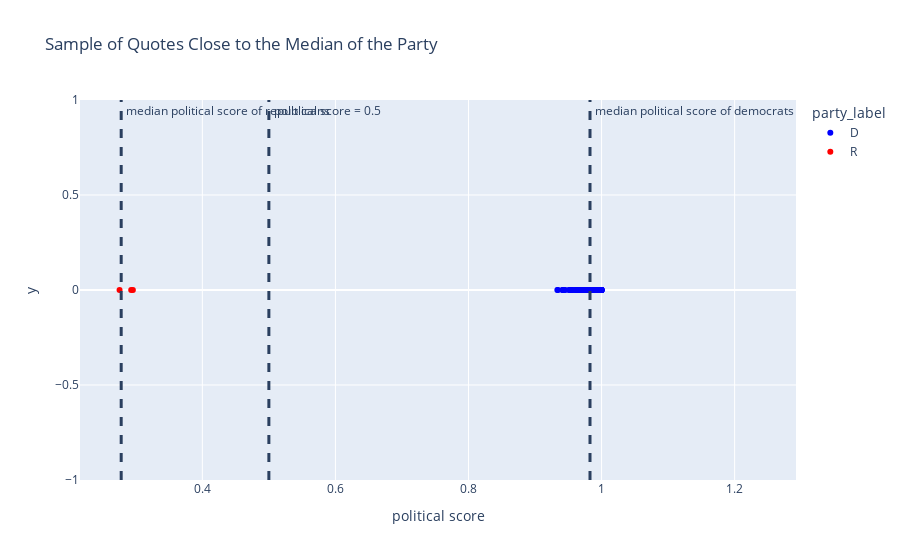
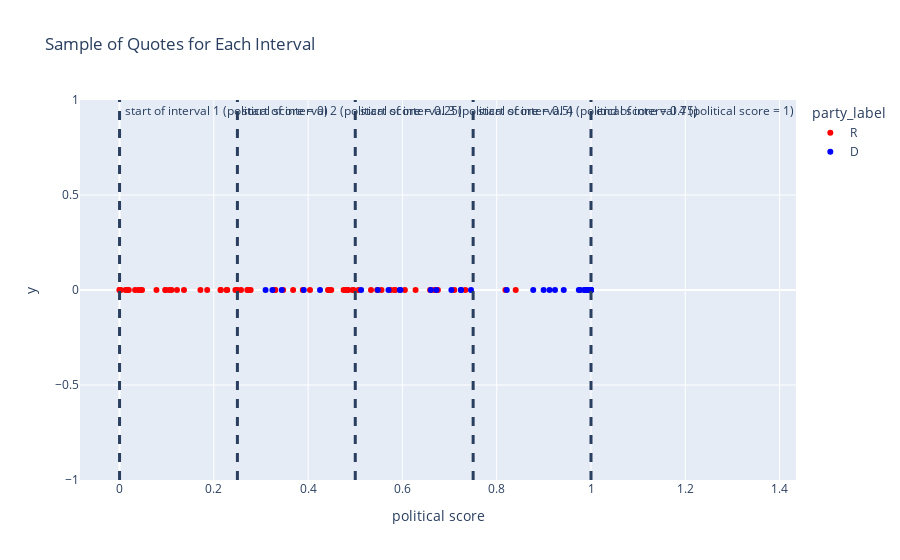

Here is the notebook cell these charts were saved with, in order:
### Code cell
fig,fig2,fig3 = plot_topic_opinions(res,keywords,sample_size = 100)

### Figure 1 — Plotly figure (JSON) as saved in the notebook; plotly's stock layout.template omitted (floating-point values rounded to 4 significant figures; data arrays with more than 128 entries replaced by an {"elided": "..."} marker saying what was removed)
{"data": [{"customdata": {"elided": "97x3 str values"}, "hovertemplate": "party_label=%{customdata[0]}<br>political score=%{x}<br>y=%{y}<br>quotation=%{customdata[1]}<br>speaker=%{customdata[2]}<extra></extra>", "legendgroup": "D", "marker": {"color": "blue", "symbol": "circle"}, "mode": "markers", "name": "D", "orientation": "v", "showlegend": true, "type": "scatter", "x": [0.9719, 0.9917, 0.9917, 0.9637, 0.9985, 0.9599, 0.9411, 0.9658, 0.9969, 0.9685, 0.9936, 0.973, 0.9971, 0.9426, 0.9335, 0.9981, 0.9795, 0.9961, 0.9946, 0.9946, 0.9681, 0.9994, 0.9799, 0.9994, 0.9951, 0.9813, 0.9623, 0.977, 0.9538, 0.9965, 0.9994, 1.0, 0.9988, 0.969, 0.9972, 0.9989, 0.9801, 0.9515, 0.9937, 0.9968, 0.989, 0.9991, 0.9547, 0.9918, 0.9971, 0.9982, 0.9543, 0.9985, 0.9907, 0.9997, 0.9997, 0.9997, 0.9799, 0.9713, 0.9943, 0.9889, 0.9924, 1.0, 0.9776, 0.9976, 0.9909, 0.9987, 0.9823, 0.9919, 0.9762, 0.9344, 0.9985, 0.9812, 1.0, 0.9998, 0.9995, 1.0, 0.9799, 0.9994, 0.9978, 0.9517, 0.984, 0.9622, 0.942, 0.9893, 0.9941, 0.9923, 0.9991, 0.9917, 0.9912, 0.9747, 0.9457, 0.9968, 0.9948, 0.9871, 0.9572, 0.9707, 0.9994, 0.9944, 0.9782, 0.9991, 0.9717], "xaxis": "x", "y": [0, 0, 0, 0, 0, 0, 0, 0, 0, 0, 0, 0, 0, 0, 0, 0, 0, 0, 0, 0, 0, 0, 0, 0, 0, 0, 0, 0, 0, 0, 0, 0, 0, 0, 0, 0, 0, 0, 0, 0, 0, 0, 0, 0, 0, 0, 0, 0, 0, 0, 0, 0, 0, 0, 0, 0, 0, 0, 0, 0, 0, 0, 0, 0, 0, 0, 0, 0, 0, 0, 0, 0, 0, 0, 0, 0, 0, 0, 0, 0, 0, 0, 0, 0, 0, 0, 0, 0, 0, 0, 0, 0, 0, 0, 0, 0, 0], "yaxis": "y"}, {"customdata": [["R", "Florida has so much at stake, and some of the politicians are now trying to talk about addressing the problems, still without using the words `climate change, '", "Donald Trump"], ["R", "I believe climate change is real. I believe man has an impact.", "Neil Chatterjee"], ["R", "playing to his green, anti-fossil fuel, climate-change crowd,", "Pete Hoekstra"]], "hovertemplate": "party_label=%{customdata[0]}<br>political score=%{x}<br>y=%{y}<br>quotation=%{customdata[1]}<br>speaker=%{customdata[2]}<extra></extra>", "legendgroup": "R", "marker": {"color": "red", "symbol": "circle"}, "mode": "markers", "name": "R", "orientation": "v", "showlegend": true, "type": "scatter", "x": [0.2931, 0.2956, 0.2756], "xaxis": "x", "y": [0, 0, 0], "yaxis": "y"}], "layout": {"annotations": [{"showarrow": false, "text": " political score = 0.5", "x": 0.5, "xanchor": "left", "xref": "x", "y": 1, "yanchor": "top", "yref": "y domain"}, {"showarrow": false, "text": " median political score of republicans", "x": 0.2781, "xanchor": "left", "xref": "x", "y": 1, "yanchor": "top", "yref": "y domain"}, {"showarrow": false, "text": " median political score of democrats", "x": 0.9826, "xanchor": "left", "xref": "x", "y": 1, "yanchor": "top", "yref": "y domain"}], "legend": {"title": {"text": "party_label"}, "tracegroupgap": 0}, "shapes": [{"line": {"dash": "dash", "width": 3}, "type": "line", "x0": 0.5, "x1": 0.5, "xref": "x", "y0": 0, "y1": 1, "yref": "y domain"}, {"line": {"dash": "dash", "width": 3}, "type": "line", "x0": 0.2781, "x1": 0.2781, "xref": "x", "y0": 0, "y1": 1, "yref": "y domain"}, {"line": {"dash": "dash", "width": 3}, "type": "line", "x0": 0.9826, "x1": 0.9826, "xref": "x", "y0": 0, "y1": 1, "yref": "y domain"}], "title": {"text": "Sample of Quotes Close to the Median of the Party"}, "xaxis": {"anchor": "y", "domain": [0, 1], "title": {"text": "political score"}}, "yaxis": {"anchor": "x", "domain": [0, 1], "title": {"text": "y"}}}}

### Figure 2 — Plotly figure (JSON) as saved in the notebook; plotly's stock layout.template omitted (floating-point values rounded to 4 significant figures; data arrays with more than 128 entries replaced by an {"elided": "..."} marker saying what was removed)
{"data": [{"customdata": {"elided": "61x3 str values"}, "hovertemplate": "party_label=%{customdata[0]}<br>political score=%{x}<br>y=%{y}<br>quotation=%{customdata[1]}<br>speaker=%{customdata[2]}<extra></extra>", "legendgroup": "R", "marker": {"color": "red", "symbol": "circle"}, "mode": "markers", "name": "R", "orientation": "v", "showlegend": true, "type": "scatter", "x": [0.0001677, 0.1367, 0.1859, 0.01263, 0.2268, 0.002445, 0.1054, 0.03296, 0.2457, 0.2285, 0.09734, 0.04771, 0.1716, 4.707e-06, 0.04408, 0.0005349, 0.2147, 0.017, 0.07828, 0.0397, 0.1218, 0.2143, 0.09714, 0.1103, 0.01964, 0.4753, 0.4422, 0.2729, 0.404, 0.2577, 0.3682, 0.3295, 0.3302, 0.3469, 0.4849, 0.4831, 0.4964, 0.2709, 0.4941, 0.2503, 0.4794, 0.4491, 0.2781, 0.4448, 0.3886, 0.5066, 0.5831, 0.5556, 0.6588, 0.6279, 0.5333, 0.7335, 0.6753, 0.5846, 0.7101, 0.6052, 0.5464, 0.5751, 0.6674, 0.8185, 0.8403], "xaxis": "x", "y": [0, 0, 0, 0, 0, 0, 0, 0, 0, 0, 0, 0, 0, 0, 0, 0, 0, 0, 0, 0, 0, 0, 0, 0, 0, 0, 0, 0, 0, 0, 0, 0, 0, 0, 0, 0, 0, 0, 0, 0, 0, 0, 0, 0, 0, 0, 0, 0, 0, 0, 0, 0, 0, 0, 0, 0, 0, 0, 0, 0, 0], "yaxis": "y"}, {"customdata": [["D", "The world is going through a profound crisis and could be on the brink of a time of war, French President Emmanuel Macron said in a speech..., calling for a global effort to address the dangers of inequality, unchecked technology and climate change...' I think that chaos is here. And I think it is our generation's responsibility not to wait for a new war but to look at the world as it is,' Macron said.' I believe that today we are on the brink, if we don't take care, of a time of war. And that war is present in our democracies-it's the profound crisis we're going through. We can choose to be sleepwalkers. But if we want true progress we need to make some serious commitments,' he said.", "Tom Miles"], ["D", "Why can't the president just say whether or not he believes in man-made climate change,", "George Stephanopoulos"], ["D", "It is not a coincidence that immediately prior to the civil war in Syria, the country experienced the worst drought on record.... Now, I'm not telling you that the crisis in Syria was caused by climate change. No, obviously, it wasn't. It was caused by a brutal dictator who barrel-bombed, starved, tortured and gassed his own people. But the devastating drought clearly made a bad situation a lot worse.", "John Kerry"], ["D", "exceeded her constitutional authority by attempting to shut down a viewpoint on an issue of scientific debate -- climate change.", "Maura Healey"], ["D", "continues his pursuit of misguided policies, including his radical climate change agenda.", "Barack Obama"], ["D", "Four years ago, I was in a national TV debate. And the moderator said, Senator Sanders, what do you consider to be a major foreign policy and national security crisis. And I think they expected me to say Al Qaeda, ISIS, which are very serious threats to this country. But I responded and I said the major national security crisis we face is climate change. And the moderator actually laughed. Well they are not laughing today.", "Bernie Sanders"], ["D", "His nomination is all too typical of the anti-science agenda and the know-nothingism pushed by President Trump and his administration. But President Trump already knew that when he nominated Mr. Clovis, and that is not why his nomination was abruptly pulled today. Not because of his association with birtherism or as a climate change denier, or his other repugnant assertions.", "Patrick Leahy"], ["D", "the organization is arguably best known for its work disputing the science of climate change, and the corporations' support comes at a time when the think tank has played an outsized role in the Trump administration.", "Sheldon Whitehouse"], ["D", "The truth of the matter is, we don't know for certain whether this increase, this up-tempo you guys are going through the last 15 years, is because of climate change,", "Joe Biden"], ["D", "Donald Trump called climate change a hoax invented by the Chinese.", "Hillary Clinton"], ["D", "Russia and [ President Vladimir ] Putin has been very bad, as far as I know, on climate change. They have a lot of oil, oil is important for their economy, they make a lot of money on oil.", "Bernie Sanders"], ["D", "Wherever we can compromise with the governor without hurting middle-class families, Democrats have worked to find common ground so we can get the governor to work with us and pass a balanced budget, but he has refused to do so. Per the governor's request, House Democrats have voted to cut property taxes, reform workers' compensation, make changes that will improve the business climate and level the playing field for small and medium-sized businesses, reform the state procurement code and sell the Thompson Center. With each attempt to meet Governor Rauner halfway, we urged him to return to the table to negotiate a state budget. The governor refused.", "Michael Madigan"], ["D", "At Gibson Dunn, he will focus on high-stakes environmental litigation, investigations and enforcement defense, and cutting-edge environmental policy matters, including those relating to global climate change policies and regulations,", "Gene Green"], ["D", "As a peninsula with thousands of miles of coastline, Florida is uniquely exposed to the risks of climate change,", "Ben Diamond"], ["D", "We know that climate change is real and impacts the way our Armed Forces carry out their missions in different parts of the globe,", "Jack Reed"], ["D", "But what are the jobs of the future if... we're already having troubles delivering water in drought years? What's it going to be like in 10 years when we don't have snowpack anymore because of climate change? This is not science fiction.", "Laura Friedman"], ["D", "are on the front lines fighting to protect our residents, the global community, and future generations from the dangers of climate change.", "Maura Healey"], ["D", "The framework is promising. Mixing housing, manufacturing jobs, open space and public transportation -- and planning for climate change and equity factors -- is all a step in the right direction.", "Libby Schaaf"], ["D", "John Kerry, the former senator and secretary of state, has formed a new bipartisan coalition of world leaders, military brass and Hollywood celebrities to push for public action to combat climate change.", "John Kerry"], ["D", "This important step keeps Connecticut and all of New England from back sliding on addressing climate change. Now we can renew our focus on offshore wind and other renewable energy resources to fully transition to a clean energy grid by 2040.", "Ned Lamont"], ["D", "She listens, she cares, and she brings people together; that's the secret to her success. Whether we're recovering from storms or addressing critical issues like housing, climate change, gun violence, and income inequality, Stephanie never hesitates to roll up her sleeves and deliver for Orlando. I whole-heartedly endorse her re-election.", "Buddy Dyer"], ["D", "getting big money out of politics, obscene wealth and income inequality, climate change and affordable college education,", "Bernie Sanders"], ["D", "He made fun of me for talking about climate change in the middle of blizzard, and he called me `snow woman, '", "Amy Klobuchar"], ["D", "Climate change is a massive challenge, but the only way to take it on is by putting points on the board right now. By capturing the power from geothermal hotspots in the ground and from ocean waves, tides and currents, our nation has the potential to power millions of homes and businesses with clean, renewable energy,", "Ron Wyden"], ["D", "Climate change, as I think you would agree, acts as a force multiplier in extreme weather conditions, and I think it's important that this committee understand how toxic Superfund sites are impacted by these disasters as we've been discussing,", "Kamala Harris"], ["D", "In addition to doing nothing to stop the offshoring of jobs, the deal is a giveaway to the fossil fuel industry at a time when climate change threatens our planet.", "Bernie Sanders"], ["D", "Without global action to drastically curb carbon pollution, climate change threatens the safety and security of the planet, especially in places like Hawai? i where we are already experiencing its' devastating effects,", "Tulsi Gabbard"], ["D", "We know we need to protect our children's health and futures by combating climate change and accelerating the transition to a clean-energy economy,", "Hillary Clinton"], ["D", "I'm running for president because I am the only candidate who will make defeating climate change our nation's number-one priority,", "Jay Inslee"], ["D", "In Paris, we came together around the most ambitious agreement in history about climate change, an agreement that, even with the temporary absence of American leadership, can still give our children a fighting chance,", "Barack Obama"], ["D", "running for president because I'm the only candidate who will make defeating climate change our nation's number one priority", "Jay Inslee"], ["D", "For a series of video exploring the reality of climate change and threat it poses to our very way of life. So please, like and share this video and stay tuned for more,", "Al Franken"], ["D", "It's time to end denial about [ climate change ] and start listening to the facts. This is about science, science, science.", "Nancy Pelosi"], ["D", "Today, we are underscoring the Administration's commitment to finding common sense ways to cut methane -- a potent greenhouse gas fueling climate change -- and other harmful pollution from the oil and gas sector,", "Gina McCarthy"], ["D", "As Obama pushes for an international consensus to battle global warming ahead of the United Nations conference on climate change this fall, White House aides cite the power of the pope's passionate entreaties to Christians worldwide about caring for the creation,", "Barack Obama"], ["D", "I will ensure Endangered Species Act designations and classifications are created based on scientific facts, incorporating both the current and projected effects of climate change, reversing this administration's actions.", "Julián Castro"], ["D", "What's Darfur all about, Darfur is all about the fact that sub-Saharan desert -- because of the change in climate -- no longer had enough arable land.", "Joe Biden"], ["D", "The idea is quite simple: unleash markets to tackle climate change,", "Brian Schatz"], ["D", "Californians are feeling the impacts of climate change here and now, and they want us to find solutions,", "Toni Atkins"]], "hovertemplate": "party_label=%{customdata[0]}<br>political score=%{x}<br>y=%{y}<br>quotation=%{customdata[1]}<br>speaker=%{customdata[2]}<extra></extra>", "legendgroup": "D", "marker": {"color": "blue", "symbol": "circle"}, "mode": "markers", "name": "D", "orientation": "v", "showlegend": true, "type": "scatter", "x": [0.3441, 0.3908, 0.3097, 0.4252, 0.3242, 0.5124, 0.5705, 0.7039, 0.5944, 0.7243, 0.7241, 0.6602, 0.6721, 0.596, 0.7454, 0.5478, 0.996, 0.9771, 0.912, 0.9971, 0.9954, 0.9997, 0.9857, 0.9898, 0.8995, 0.9991, 0.9999, 0.9982, 0.9996, 0.9998, 0.9996, 0.9421, 0.993, 0.9999, 0.8213, 0.9236, 0.9867, 0.8775, 0.9742], "xaxis": "x", "y": [0, 0, 0, 0, 0, 0, 0, 0, 0, 0, 0, 0, 0, 0, 0, 0, 0, 0, 0, 0, 0, 0, 0, 0, 0, 0, 0, 0, 0, 0, 0, 0, 0, 0, 0, 0, 0, 0, 0], "yaxis": "y"}], "layout": {"annotations": [{"showarrow": false, "text": " start of interval 1 (political score = 0)", "x": 0, "xanchor": "left", "xref": "x", "y": 1, "yanchor": "top", "yref": "y domain"}, {"showarrow": false, "text": " start of interval 2 (political score = 0.25)", "x": 0.25, "xanchor": "left", "xref": "x", "y": 1, "yanchor": "top", "yref": "y domain"}, {"showarrow": false, "text": " start of interval 3 (political score = 0.5)", "x": 0.5, "xanchor": "left", "xref": "x", "y": 1, "yanchor": "top", "yref": "y domain"}, {"showarrow": false, "text": " start of interval 4 (political score = 0.75)", "x": 0.75, "xanchor": "left", "xref": "x", "y": 1, "yanchor": "top", "yref": "y domain"}, {"showarrow": false, "text": " end of interval 4 (political score = 1)", "x": 1, "xanchor": "left", "xref": "x", "y": 1, "yanchor": "top", "yref": "y domain"}], "legend": {"title": {"text": "party_label"}, "tracegroupgap": 0}, "shapes": [{"line": {"dash": "dash", "width": 3}, "type": "line", "x0": 0, "x1": 0, "xref": "x", "y0": 0, "y1": 1, "yref": "y domain"}, {"line": {"dash": "dash", "width": 3}, "type": "line", "x0": 0.25, "x1": 0.25, "xref": "x", "y0": 0, "y1": 1, "yref": "y domain"}, {"line": {"dash": "dash", "width": 3}, "type": "line", "x0": 0.5, "x1": 0.5, "xref": "x", "y0": 0, "y1": 1, "yref": "y domain"}, {"line": {"dash": "dash", "width": 3}, "type": "line", "x0": 0.75, "x1": 0.75, "xref": "x", "y0": 0, "y1": 1, "yref": "y domain"}, {"line": {"dash": "dash", "width": 3}, "type": "line", "x0": 1, "x1": 1, "xref": "x", "y0": 0, "y1": 1, "yref": "y domain"}], "title": {"text": "Sample of Quotes for Each Interval"}, "xaxis": {"anchor": "y", "domain": [0, 1], "title": {"text": "political score"}}, "yaxis": {"anchor": "x", "domain": [0, 1], "title": {"text": "y"}}}}
